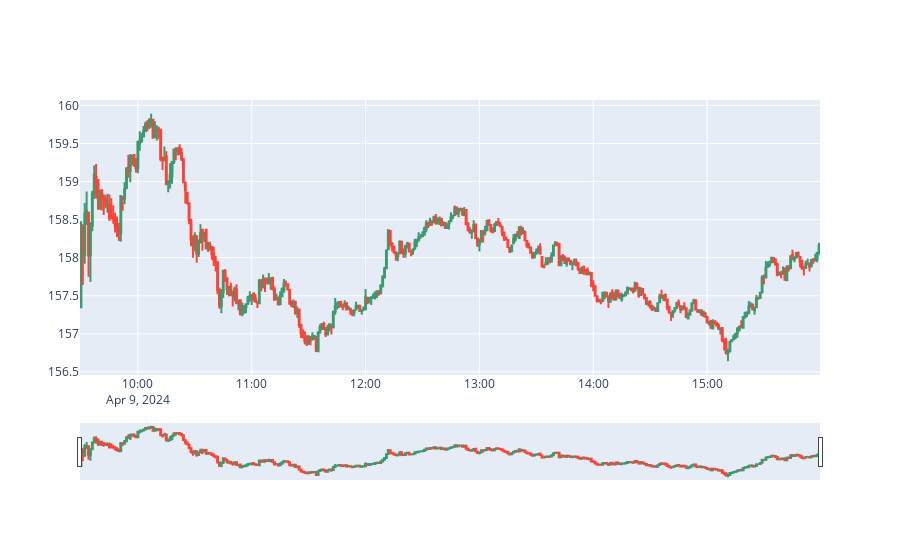

This figure's notebook cell:
### Code cell
showOHLC(df)

### Figure 1 — Plotly figure (JSON) as saved in the notebook; plotly's stock layout.template omitted (floating-point values rounded to 4 significant figures; data arrays with more than 128 entries replaced by an {"elided": "..."} marker saying what was removed)
{"data": [{"close": {"elided": "390 float values"}, "high": {"elided": "390 float values"}, "low": {"elided": "390 float values"}, "open": {"elided": "390 float values"}, "type": "candlestick", "x": {"elided": "390 str values"}}], "layout": {"yaxis": {"fixedrange": false}}}
